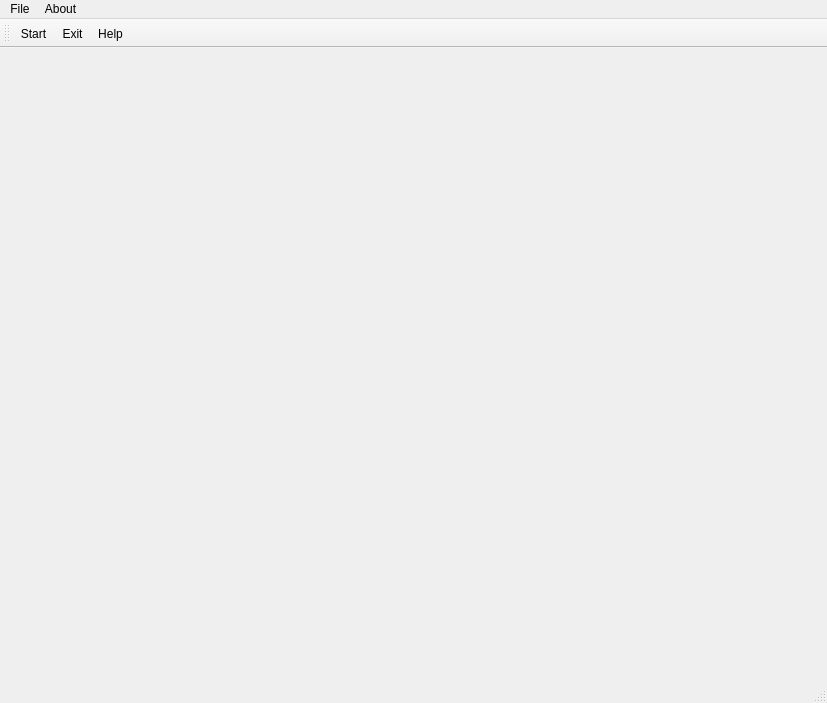
<?xml version="1.0" encoding="UTF-8"?>
<ui version="4.0">
 <class>AsteroidsGame</class>
 <widget class="QMainWindow" name="AsteroidsGame">
  <property name="geometry">
   <rect>
    <x>0</x>
    <y>0</y>
    <width>827</width>
    <height>703</height>
   </rect>
  </property>
  <property name="windowTitle">
   <string>MainWindow</string>
  </property>
  <widget class="QWidget" name="centralwidget">
   <widget class="MainWidget" name="gameBoard" native="true">
    <property name="geometry">
     <rect>
      <x>10</x>
      <y>10</y>
      <width>802</width>
      <height>602</height>
     </rect>
    </property>
   </widget>
  </widget>
  <widget class="QMenuBar" name="menubar">
   <property name="geometry">
    <rect>
     <x>0</x>
     <y>0</y>
     <width>827</width>
     <height>25</height>
    </rect>
   </property>
   <widget class="QMenu" name="menuFile">
    <property name="title">
     <string>File</string>
    </property>
    <addaction name="actionStart"/>
    <addaction name="actionExit"/>
   </widget>
   <widget class="QMenu" name="menuAbout">
    <property name="title">
     <string>About</string>
    </property>
    <addaction name="actionHelp"/>
   </widget>
   <addaction name="menuFile"/>
   <addaction name="menuAbout"/>
  </widget>
  <widget class="QStatusBar" name="statusbar"/>
  <widget class="QToolBar" name="toolBar">
   <property name="windowTitle">
    <string>toolBar</string>
   </property>
   <attribute name="toolBarArea">
    <enum>TopToolBarArea</enum>
   </attribute>
   <attribute name="toolBarBreak">
    <bool>false</bool>
   </attribute>
   <addaction name="actionStart"/>
   <addaction name="actionExit"/>
   <addaction name="actionHelp"/>
  </widget>
  <action name="actionStart">
   <property name="icon">
    <iconset resource="assets.qrc">
     <normaloff>:/assets/assets/icons/start.png</normaloff>:/assets/assets/icons/start.png</iconset>
   </property>
   <property name="text">
    <string>Start</string>
   </property>
  </action>
  <action name="actionExit">
   <property name="icon">
    <iconset resource="assets.qrc">
     <normaloff>:/assets/assets/icons/exit.png</normaloff>:/assets/assets/icons/exit.png</iconset>
   </property>
   <property name="text">
    <string>Exit</string>
   </property>
  </action>
  <action name="actionHelp">
   <property name="icon">
    <iconset resource="assets.qrc">
     <normaloff>:/assets/assets/icons/about.png</normaloff>:/assets/assets/icons/about.png</iconset>
   </property>
   <property name="text">
    <string>Help</string>
   </property>
  </action>
 </widget>
 <customwidgets>
  <customwidget>
   <class>MainWidget</class>
   <extends>QWidget</extends>
   <header>mainwidget.h</header>
   <container>1</container>
  </customwidget>
 </customwidgets>
 <resources>
  <include location="assets.qrc"/>
 </resources>
 <connections/>
</ui>
